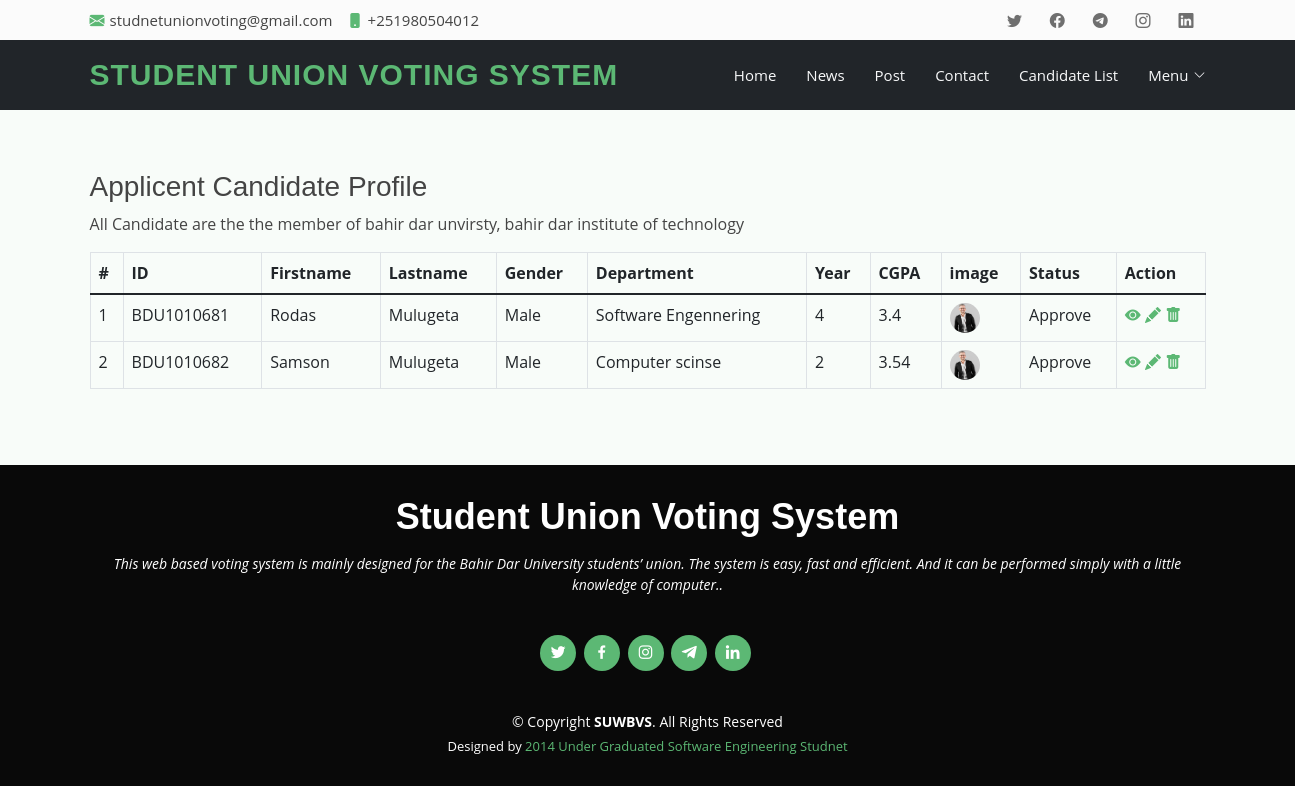
The page /candidate.php on the database its author committed.
### tables this page shows
CREATE TABLE `student` (
  `stud_id` varchar(50) NOT NULL,
  `fname` varchar(50) NOT NULL,
  `lname` varchar(50) NOT NULL,
  `gender` varchar(50) NOT NULL,
  `phone` text NOT NULL,
  `email` text NOT NULL DEFAULT 'soneone@gmail.com',
  `department` varchar(50) NOT NULL,
  `cgpa` double NOT NULL,
  `year` varchar(11) NOT NULL,
  `image` text NOT NULL,
  `discipline` varchar(50) NOT NULL DEFAULT 'free from any violation',
  `status` varchar(50) NOT NULL DEFAULT 'not_allowed'
);

CREATE TABLE `applicent_candidate` (
  `id` int(11) NOT NULL,
  `candidate_id` varchar(50) NOT NULL,
  `status` varchar(11) NOT NULL DEFAULT 'Pending'
);

### candidate.php (the view, shortened to what this page needs)
<!DOCTYPE html>
<html lang="en">
<head>
  <link href="assets/vendor/animate.css/animate.min.css" rel="stylesheet">
  <link href="assets/vendor/bootstrap/css/bootstrap.min.css" rel="stylesheet">
  <link href="assets/vendor/bootstrap-icons/bootstrap-icons.css" rel="stylesheet">
  <link href="assets/vendor/boxicons/css/boxicons.min.css" rel="stylesheet">
  <link href="assets/vendor/glightbox/css/glightbox.min.css" rel="stylesheet">
  <link href="assets/vendor/swiper/swiper-bundle.min.css" rel="stylesheet">
  <link href="assets/css/style.css" rel="stylesheet">
</head>
<body>
  <?php
  include("topbar.php");
  include("menu.php");
  include("connection.php");
  ?>
  <main id="main">
    <section class="team section-bg">
      <div class="container">
        <h3>Applicent Candidate Profile</h3>
        <p>All Candidate are the the member of bahir dar unvirsty, bahir dar institute of technology
        </p>
        <div class="table-responsive-sm">
          <table class="table table-bordered">
            <thead>
              <tr>
                <th>#</th>
                <th>ID</th>
                <th>Firstname</th>
                <th>Lastname</th>
                <th>Gender</th>
                <th>Department</th>
                <th>Year</th>
                <th>CGPA</th>
                <th>image</th>
                <th>Status</th>
                <th>Action</th>
              </tr>
            </thead>
            <tbody>
            <tbody>
              <?php
              $x = 0;
              $applicent_candidate_sql = "SELECT * FROM `applicent_candidate`";
              $applicent_candidate_result = $conn->query($applicent_candidate_sql);
              if ($applicent_candidate_result->num_rows > 0) {
                while ($applicent_candidate_row = $applicent_candidate_result->fetch_assoc()) {
                  $candidate_id = $applicent_candidate_row['candidate_id'];
                  $status = $applicent_candidate_row['status'];
                  $student_sql = "SELECT * FROM `student` WHERE `stud_id`='$candidate_id'";
                  $student_result = $conn->query($student_sql);
                  if ($student_result->num_rows > 0) {
                    while ($student_row = $student_result->fetch_assoc()) {
                      $stud_id = $student_row['stud_id'];
                      $fname = $student_row['fname'];
                      $lname = $student_row['lname'];
                      $gender = $student_row['gender'];
                      $department = $student_row['department'];
                      $cgpa = $student_row['cgpa'];
                      $year = $student_row['year'];
                      $image = $student_row['image'];
                      $x++;
              ?>
                      <tr>
                        <td><?php print $x; ?></td>
                        <td><?php print $stud_id; ?></td>
                        <td><?php print $fname; ?></td>
                        <td><?php print $lname; ?></td>
                        <td><?php print $gender; ?></td>
                        <td><?php print $department; ?></td>
                        <td><?php print $year; ?></td>
                        <td><?php print $cgpa; ?></td>
                        <td><img style="width: 30px; border-radius: 50%;" src="assets/img/voter/<?php print $image; ?>" alt=""></td>
                        <td><?php print $status; ?></td>
                        <td>
                          <a href="http://localhost/suv/view/candidate-profile.php?candidate_id=<?PHP print $stud_id ?>" title="view"><i class="bi bi-eye-fill"></i></a>
                          <a href="" title="edit"><i class="bi bi-pencil-fill"></i></a>
                          <a href="" title="block"><i class="bi bi-trash-fill"></i></a>
                        </td>
                      </tr>
              <?php
                    }
                  }
                }
              }
              ?>
            </tbody>
          </table>
        </div>
      </div>
    </section>
  </main>
  <?php
  include("footer.php");
  ?>
</body>
</html>

### assets/css/style.css (style rules this page uses)
body { font-family: "Open Sans", sans-serif; color: #444444; }
a { text-decoration: none; color: #5cb874; }
h1, h2, h3, h4, h5, h6 { font-family: "Raleway", sans-serif; }
section { padding: 60px 0; }
.section-bg { background-color: #f8fcf9; }

### rows shown on the page
applicent_candidate: status "Approve"
student: stud_id "BDU1010681", fname "Rodas", lname "Mulugeta", gender "Male", department "Software Engennering", year "4", cgpa "3.4", image (picture)
applicent_candidate: status "Approve"
student: stud_id "BDU1010682", fname "Samson", lname "Mulugeta", gender "Male", department "Computer scinse", year "2", cgpa "3.54", image (picture)
